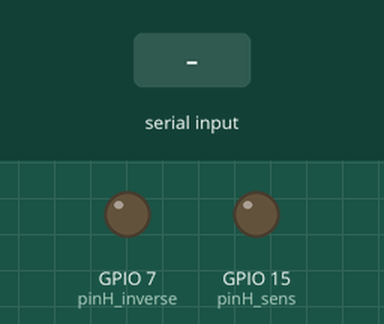
This sketch was run on a simulated ESP32. Parts: output pins drawn as LEDs (lit = HIGH). The test bench sets the inputs (shaded band). The modem accepts every AT command (registered, SIM ready, sends succeed) and sends nothing else.

Above: at 1.2 s.
1.3 s: "3" received over the second serial link
At 2.4 s:
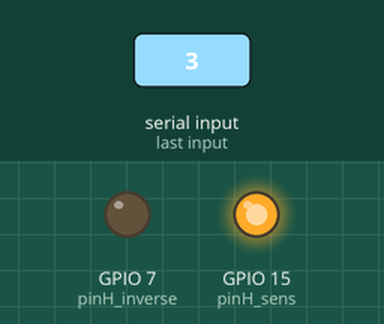
At 7.4 s:
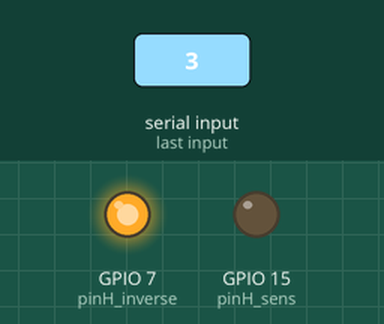
Timing chart, 0 to 12.8 s (numbered marks = the images above; inputs shaded):
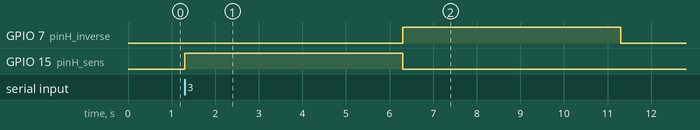

The sketch:

menu.ino
```cpp
// Ce programme permet d'utiliser chaque composant de la carte APP depuis un menu.
// Il faut une application sur smartphone tel que Serial Bluetooth Terminal

int pinH_sens = 15; // pins actionneur
int pinH_inverse = 7;
int pinLM35 = 26; // pin capteur température
int pinPhoto = 25; // pin photorésistance

void setup() {
Serial.begin(9600); // Démarrage moniteur serie

Serial1.begin(9600); // Démarrage Bluetooth
Serial1.write("AT+NAMEG02D\n"); // Assignation nom objet
Serial1.write("****** DEMARRAGE DU SERVICE ******\n");
Serial1.read();
}

void loop() {
  // Menu utilisateur avec plusieurs choix
  Serial1.println("Veuillez entrer le chiffre du service souhaité.");
  Serial1.println("1. Afficher la température.");
  Serial1.println("2. Affichaer la luminosité.");
  Serial1.println("3. Action sur l'actionneur.");
  Serial1.println("4. Afficher la distance.");
  Serial1.println("0. Quitter.");

  // Si l'utilisateur entre 1, affichage température
  if(menu() == 1){
    Serial1.println("AFFICHAGE DE LA TEMPERATURE EN COURS");
    getTemp();
  }
  // 2 affichage luminosité
  else if(menu() == 2){
    Serial1.println("AFFICHAGE DE LA LUMINOSITE EN COURS");
    getLum();
  }
  // 3 démarrage actionneur
  else if (menu() == 3){
    Serial1.println("DEMARRAGE DE L'ACTIONNEUR");
    actionneur();
  }
  // sinon ne rien faire
  else{
    Serial1.println("RIEN");
  }
}

long menu() {
  long choix = -1;

  while(choix == -1){
    // tant que l'objet ne recoit rien on lit le choix de l'utilisateur
    choix = Serial1.read();
    // ASCII 0x49 --> 1 (température) + retour chariot
    // ASCII 0x50 --> 2 (température) + retour chariot
    // ...
    if(choix == 48) return 0;
    else if(choix == 49) return 1;
    else if(choix == 50) return 2;
    else if(choix == 51) return 3;
    else if(choix == 52) return 4;
  }
}

void getTemp() {
  // Récupération de la température depuis le capteur LM35
  float temperature = analogRead(pinLM35); // on lit sur le pin analogique
  temperature = map(temperature, 0, 4095, 0, 3300); // valeur récupérée entre 0 et 4095 (12 bits), on la mappe entre 0 et 3300
  temperature = temperature/10;
  Serial.println(temperature);

  int inByte = Serial1.read();
  Serial1.write("Température : "); // Affichage sur le serial Bluetooth
  Serial1.print(temperature);
  Serial1.write(" °C\n");
  delay(250);
}

void getLum(){
  // Récupération de la luminosité depuis la photorésistance
  float luminosite = analogRead(pinPhoto);
  luminosite = map(luminosite, 0, 4095, 0, 100);
  Serial1.write("Luminosité : ");
  Serial1.print(luminosite);
  Serial1.write(" %\n");
  delay(250);
}

void actionneur(){
  // Démarrage de l'actionneur grâce au pont en H
  Serial1.println("START moteur 100% bon sens");
  // On envoit 5V dans un sens du pont
  analogWrite(pinH_inverse, 0);
  analogWrite(pinH_sens, 255);
  delay(5000);

  Serial1.println("START moteur 100% autre sens");
  // On envoit 5V dans l'autre sens du pont
  analogWrite(pinH_sens, 0);
  analogWrite(pinH_inverse, 255);
  delay(5000);

  // On arrête tout
  analogWrite(pinH_sens, 0);
  analogWrite(pinH_inverse, 0);
}
```

Measured:
- after the input at 1.3 s, GPIO 7 (pinH_inverse): LOW → HIGH after 5.0 s, → LOW 5.0 s later; GPIO 15 (pinH_sens): LOW → HIGH at once, → LOW 5.0 s later
